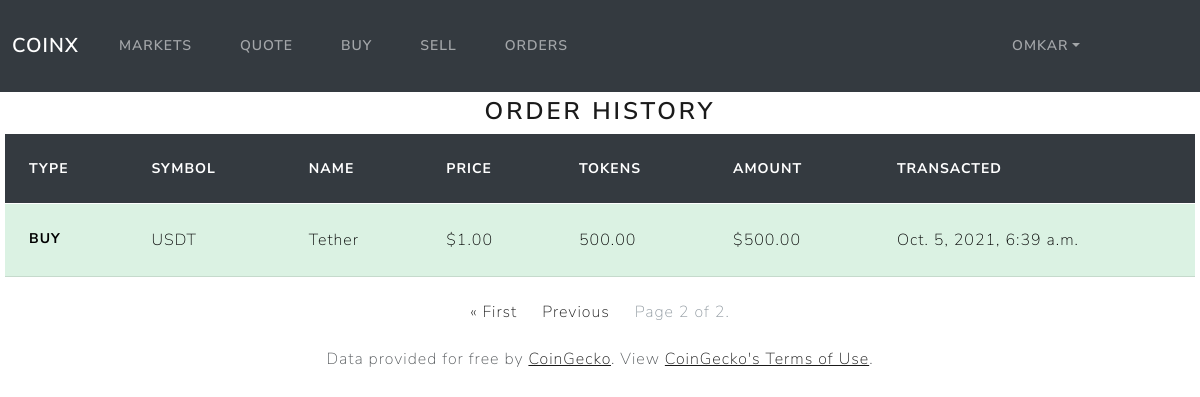
The page /orders?page=2 (signed in) on the database its author committed.
### exchange/models.py (models this page shows, shortened)
class User(AbstractUser):
    cash = models.DecimalField(max_digits=9, decimal_places=2, default=0)

class Order(models.Model):
    user = models.ForeignKey(
        User,
        on_delete=models.CASCADE,
        related_name="order_user"
    )
    type = models.CharField(max_length=4)
    symbol = models.CharField(max_length=10)
    name = models.CharField(max_length=100)
    tokens = models.DecimalField(max_digits=9, decimal_places=2)
    price = models.DecimalField(max_digits=9, decimal_places=2)
    amount = models.DecimalField(max_digits=9, decimal_places=2)
    timestamp = models.DateTimeField(auto_now_add=True)
    class Meta:
        ordering = ['-timestamp']

### exchange/views.py (the view)
# urls.py: path("orders", views.orders, name="orders"),
@login_required
def orders(request):
    user = request.user
    orders = Order.objects.filter(user=User.objects.get(pk=user.id))
    paginator = Paginator(orders, 10)
    page_number = request.GET.get('page')
    page_obj = paginator.get_page(page_number)
    orders = page_obj.object_list
    return render(request, "exchange/orders.html", {
        "orders": orders,
        "page_obj": page_obj
    })

### exchange/templates/exchange/orders.html (shortened to what this page needs)
{% extends "exchange/layout.html" %}
{% load static %}
{% block body %}
    <h3 style="text-align: center;">Order History</h3>
    <table class="table table-hover">
        <thead>
          <tr class="table-dark">
            <th scope="col">Type</th>
            <th scope="col">Symbol</th>
            <th scope="col">Name</th>
            <th scope="col">Price</th>
            <th scope="col">Tokens</th>
            <th scope="col">Amount</th>
            <th scope="col">Transacted</th>
          </tr>
        </thead>
        <tbody>
            {% for order in orders %}
                {% if order.type == "BUY" %}
                <tr class="table-success">
                {% else %}
                <tr class="table-danger">
                {% endif %}
                    <th scope="row">{{ order.type }}</th>
                    <td>{{ order.symbol|upper }}</td>
                    <td>{{ order.name }}</td>
                    <td>${{ order.price }}</td>
                    <td>{{ order.tokens }}</td>
                    <td>${{ order.amount }}</td>
                    <td>{{ order.timestamp }}</td>
                </tr>
            {% endfor %}
        </tbody>
    </table>
    <nav aria-label="Page navigation example">
        <ul class="pagination justify-content-center">
        {% if page_obj.has_previous %}
            <li class="page-item"><a class="page-link" href="?page=1">&laquo; First</a></li>
            <li class="page-item"><a class="page-link" href="?page={{ page_obj.previous_page_number }}">Previous</a></li>
        {% endif %}
            <li class="page-item disabled">
                <a class="page-link" href="#" tabindex="-1" aria-disabled="true">Page {{ page_obj.number }} of {{ page_obj.paginator.num_pages }}.</a>
            </li>
        </ul>
    </nav>
{% endblock %}

### exchange/templates/exchange/layout.html (shortened to what this page needs)
{% load static %}
<!DOCTYPE html>
<html lang="en">
<head>
    <link href="{% static 'exchange/bootstrap.min.css' %}" rel="stylesheet">
</head>
<body>
    <nav class="navbar navbar-expand-lg navbar-dark bg-dark">
        <div class="container-fluid">
          <a class="navbar-brand" style="font-weight: 700px;" href="{% url 'index' %}">CoinX</a>
          <div class="collapse navbar-collapse" id="navbarColor02">
            <ul class="navbar-nav">
              <li class="nav-item">
                <a class="nav-link" href="{% url 'index' %}">Markets</a>
              </li>
              <li class="nav-item">
                <a class="nav-link" href="{% url 'quote' %}">Quote</a>
              </li>
              {% if user.is_authenticated %}
                <li class="nav-item">
                    <a class="nav-link" href="{% url 'buy' %}">Buy</a>
                </li>
                <li class="nav-item">
                    <a class="nav-link" href="{% url 'sell' %}">Sell</a>
                </li>
                <li class="nav-item">
                    <a class="nav-link" href="{% url 'orders' %}">Orders</a>
                </li>
              {% endif %}
            </ul>
            <ul class="navbar-nav ms-md-auto">
              {% if user.is_authenticated %}
                <li class="nav-item dropdown" style="margin-right: 100px;">
                    <a class="nav-link dropdown-toggle" data-bs-toggle="dropdown" href="#" role="button" aria-haspopup="true" aria-expanded="false">{{ user.username }}</a>
                </li>
              {% endif %}
            </ul>
          </div>
        </div>
    </nav>
    <div class="body" style="margin: 5px;">
        {% block body %}
        {% endblock %}
    </div>
    <footer style="text-align: center;">
      <p>Data provided for free by <a class="footer" href="https://www.coingecko.com/en">CoinGecko</a>. View <a class="footer" href="https://www.coingecko.com/en/api_terms">CoinGecko's Terms of Use</a>.</p>
    </footer>
</body>
</html>

### rows shown on the page
User: username "OMKAR"
Order: type "BUY", symbol "USDT", name "Tether", price "1.00", tokens "500.00", amount "500.00", timestamp "Oct. 5, 2021, 6:39 a.m."

### other values the page prints
{{ page_obj.number }} "2"
{{ page_obj.paginator.num_pages }} "2"
